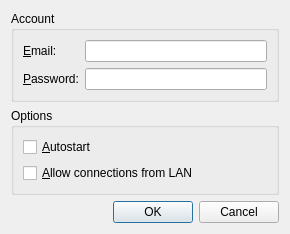
<?xml version="1.0" encoding="UTF-8"?>
<ui version="4.0">
 <class>OptionsDialog</class>
 <widget class="QDialog" name="OptionsDialog">
  <property name="geometry">
   <rect>
    <x>0</x>
    <y>0</y>
    <width>290</width>
    <height>201</height>
   </rect>
  </property>
  <property name="windowTitle">
   <string>Options</string>
  </property>
  <layout class="QVBoxLayout" name="verticalLayout_2">
   <item>
    <widget class="QGroupBox" name="groupAccount">
     <property name="title">
      <string>Account</string>
     </property>
     <layout class="QFormLayout" name="formLayout">
      <item row="0" column="0">
       <widget class="QLabel" name="labelEmail">
        <property name="text">
         <string>&amp;Email:</string>
        </property>
        <property name="buddy">
         <cstring>editEmail</cstring>
        </property>
       </widget>
      </item>
      <item row="0" column="1">
       <widget class="QLineEdit" name="editEmail"/>
      </item>
      <item row="1" column="0">
       <widget class="QLabel" name="labelPassword">
        <property name="text">
         <string>&amp;Password:</string>
        </property>
        <property name="buddy">
         <cstring>editPassword</cstring>
        </property>
       </widget>
      </item>
      <item row="1" column="1">
       <widget class="QLineEdit" name="editPassword">
        <property name="echoMode">
         <enum>QLineEdit::Password</enum>
        </property>
       </widget>
      </item>
     </layout>
    </widget>
   </item>
   <item>
    <widget class="QGroupBox" name="groupOptions">
     <property name="title">
      <string>Options</string>
     </property>
     <layout class="QVBoxLayout" name="verticalLayout">
      <item>
       <widget class="QCheckBox" name="checkAutorun">
        <property name="text">
         <string>&amp;Autostart</string>
        </property>
       </widget>
      </item>
      <item>
       <widget class="QCheckBox" name="checkGlobal">
        <property name="text">
         <string>&amp;Allow connections from LAN</string>
        </property>
       </widget>
      </item>
     </layout>
    </widget>
   </item>
   <item>
    <widget class="QDialogButtonBox" name="buttonBox">
     <property name="orientation">
      <enum>Qt::Horizontal</enum>
     </property>
     <property name="standardButtons">
      <set>QDialogButtonBox::Cancel|QDialogButtonBox::Ok</set>
     </property>
    </widget>
   </item>
  </layout>
 </widget>
 <resources/>
 <connections>
  <connection>
   <sender>buttonBox</sender>
   <signal>accepted()</signal>
   <receiver>OptionsDialog</receiver>
   <slot>accept()</slot>
   <hints>
    <hint type="sourcelabel">
     <x>248</x>
     <y>254</y>
    </hint>
    <hint type="destinationlabel">
     <x>157</x>
     <y>274</y>
    </hint>
   </hints>
  </connection>
  <connection>
   <sender>buttonBox</sender>
   <signal>rejected()</signal>
   <receiver>OptionsDialog</receiver>
   <slot>reject()</slot>
   <hints>
    <hint type="sourcelabel">
     <x>316</x>
     <y>260</y>
    </hint>
    <hint type="destinationlabel">
     <x>286</x>
     <y>274</y>
    </hint>
   </hints>
  </connection>
 </connections>
</ui>
